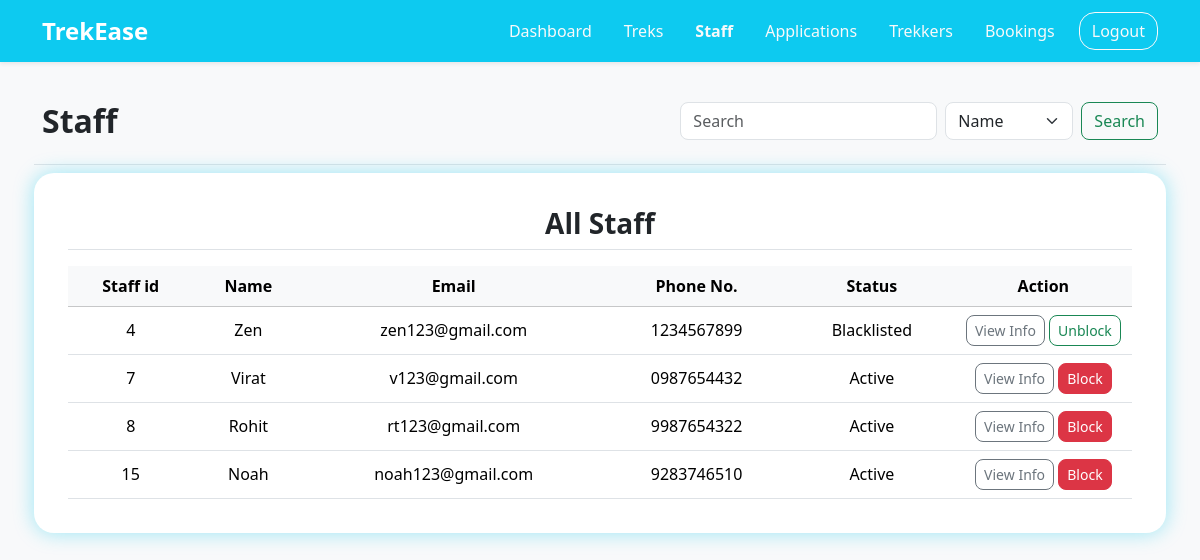
Screenshot of /staff with the database file from the repository.
### application/models.py (models this page shows)
class User(db.Model):
    __tablename__ = "user"
    id = db.Column(db.Integer(), primary_key=True)
    username = db.Column(db.String(30), unique=True, nullable=False)
    name = db.Column(db.String(30), nullable=False)
    email = db.Column(db.String(80), unique=True, nullable=False)
    password = db.Column(db.String, nullable=False)
    phone_no = db.Column(db.String(10), unique=True)
    status = db.Column(db.String, default="Active")
    role = db.Column(db.String, default="user", nullable=True)
    created_at = db.Column(db.Date, default=date.today)
    bookings = db.relationship("Booking", backref="user")
    assigned_trek = db.relationship("Trek", backref="staff")

### application/controllers.py (the view)
@app.route("/staff")
def staff():
    all_staff = User.query.filter(User.role == 'staff', User.status != 'Pending').all()
    return render_template("/admin/staff.html",all_staff=all_staff)

### templates/admin/staff.html (shortened to what this page needs)
<!DOCTYPE html>
<html lang="en">
<head>
    <link href="https://cdn.jsdelivr.net/npm/bootstrap@5.3.2/dist/css/bootstrap.min.css" rel="stylesheet">
    <link rel="stylesheet" href="/static/style.css">
</head>
<body class="d-flex flex-column min-vh-100 bg-light">
    <nav class="navbar navbar-expand-lg navbar-dark bg-info shadow-sm">
        <div class="container">
            <div class="navbar-brand ">
                <a class="navbar-brand fw-bold fs-4" href="admin_dashboard">TrekEase</a>
            </div>
            <ul class="nav align-items-center">
                <li class="nav-item"><a class="nav-link active link-light" href="admin_dashboard">Dashboard</a></li>
                <li class="nav-item"><a class="nav-link link-light" href="treks">Treks</a></li>
                <li class="nav-item"><a class="nav-link link-light fw-bold" href="#">Staff</a></li>
                <li class="nav-item"><a class="nav-link link-light" href="pending_staff">Applications</a></li>
                <li class="nav-item"><a class="nav-link link-light" href="users">Trekkers</a></li>
                <li class="nav-item"><a class="nav-link link-light" href="bookings">Bookings</a></li>
                <li class="nav-item ms-2">
                    <a href="/" class="btn btn-outline-light rounded-4">Logout</a>
                </li>
            </ul>
        </div>
    </nav>
    <div class="container text-center">
        <div class="text-center mt-4">
            <div class="row my-4 g-3">
                <div class="mb-2 d-flex justify-content-between w-100 border-bottom pb-2">
                    <h2 class="fw-semibold">Staff</h2>
                    <form action="/search/1/staff" method="POST" class="row g-2">
                        <div class="col-auto">
                            <input type="text" class="form-control rounded-3" placeholder="Search" name="keyword" required>
                        </div>
                        <div class="col-auto">
                            <select class="form-select rounded-3" aria-label="Default select example" name="parameter">
                                <option value="name">Name</option>
                            </select>
                        </div>
                        <div class="col-auto">
                            <input type="submit" class="btn btn-outline-success rounded-3 mb-3" value="Search">
                        </div>
                    </form>
                </div>
                <div class="admin-tables mb-4">
                    <h3 class="fw-semibold mb-3 border-bottom pb-2">All Staff</h3>
                    <table class="table table-hover align-middle mb-0">
                        <thead class="text-center table-light sticky-top">
                            <tr>
                                <th scope="col">Staff id</th>
                                <th scope="col">Name</th>
                                <th scope="col">Email</th>
                                <th scope="col">Phone No.</th>
                                <th scope="col">Status</th>
                                <th class="col-2" scope="col">Action</th>
                            </tr>
                        </thead>
                        <tbody class="text-center">
                            {% for staff in all_staff %}
                            <tr>
                                <td>{{staff.id}}</td>
                                <td>{{staff.name}}</td>
                                <td>{{staff.email}}</td>
                                <td>{{staff.phone_no}}</td>
                                <td>{{staff.status}}</td>
                                <td>
                                    <a href="/details/1/staff/{{staff.id}}"
                                        class="btn btn-outline-secondary btn-sm rounded-3">View Info</a>
                                    {% if staff.status == "Active" %}
                                    <a href="/admin_update/staff/blacklist/{{staff.id}}"
                                        class=" btn btn-danger rounded-3 btn-sm ">Block</a>
                                    {% else %}
                                    <a href="/admin_update/staff/whitelist/{{staff.id}}"
                                        class="btn btn-outline-success btn-sm rounded-3">Unblock</a>
                                    {% endif %}
                                </td>
                            </tr>
                            {% endfor %}
                        </tbody>
                    </table>
                </div>
            </div>
        </div>
    </div>
</body>
</html>

### static/style.css (style rules this page uses)
body { background-color: azure; }
.admin-tables { border: 2px grey; padding: 3%; min-width: 600px; min-height: 350px; margin-top: 5%; background-color: white; border-radius: 20px; height: fit-content; margin: auto; box-shadow: 0 0 20px rgba(13, 202, 240, 0.4); }

### rows the page displays
User: id "4", name "Zen", email "zen123@gmail.com", phone_no "1234567899", status "Blacklisted"
User: id "7", name "Virat", email "v123@gmail.com", phone_no "0987654432", status "Active"
User: id "8", name "Rohit", email "rt123@gmail.com", phone_no "9987654322", status "Active"
User: id "15", name "Noah", email "noah123@gmail.com", phone_no "9283746510", status "Active"
